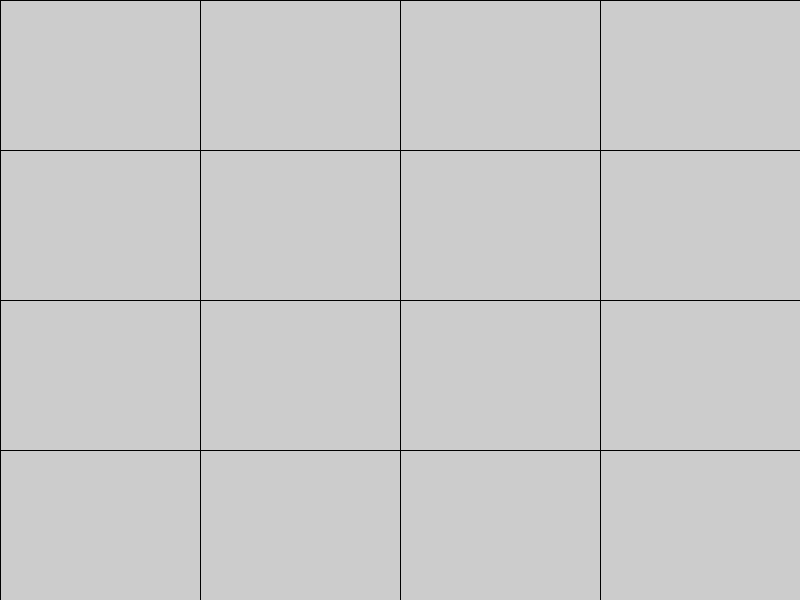
Frame 1 (no input)
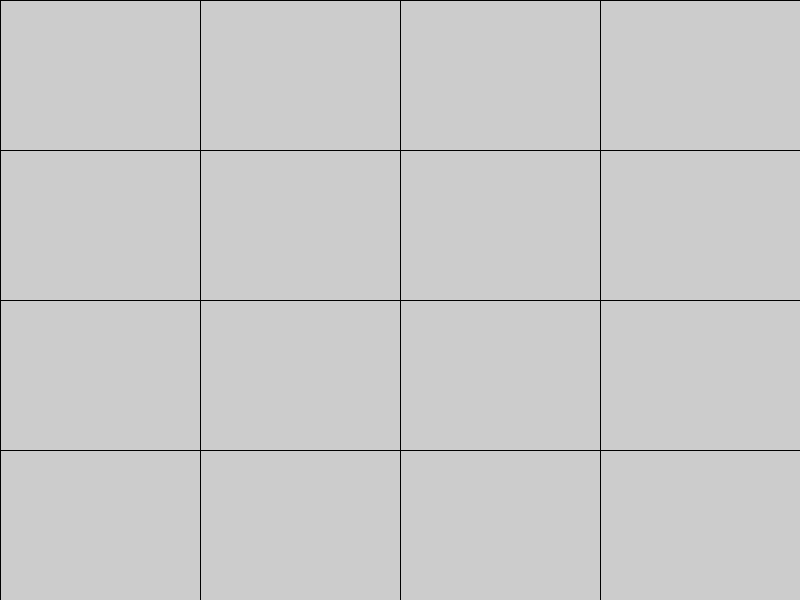
Frame 60 (the mouse pressed at the canvas centre just before this capture)
Frame 120 (the mouse held since frame 60 and released just before this capture): identical to frame 60, image omitted

The Processing sketch that drew these frames (run headless with seeded random() and noise(); from frame 60 on, the mouse is pressed at the canvas centre):

// Processing sketch: HW1c_processing_drawgrid
// ── HW1c_processing_drawgrid.pde
/* @ Rui ZHANG
 * Hw1c: draw an n*n grid on the screen
 */
void setup(){
  size(800,600);
}
int n=4;
void draw(){
  for(float x=0; x<width; x=x+800.0/n){
    line(x,0,x,height);
  }
  for(float y=0; y<height; y=y+600.0/n){
    line(0,y,width,y);
  }
}
